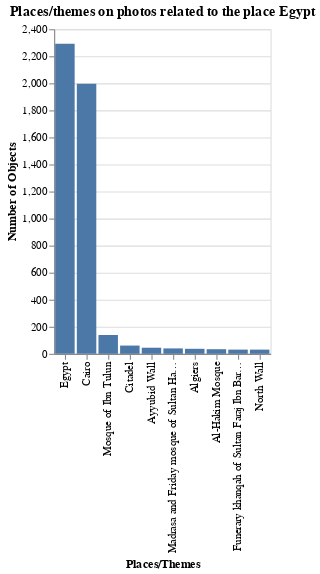

Notebook source saved alongside this figure:
### Code cell
#Case study V&A Museum: Search, Filter, Cluster
#Which photographic subjects are most represented in the V&A photo collection from Egypt?
#cluster_type=place

import requests
import pandas as pd
import altair as alt

req = requests.get('https://api.vam.ac.uk/v2/objects/clusters/search?cluster_type=place&id_technique=AAT54225&id_place=x29512&made_after_year=1840&made_before_year=1950')
object_data = req.json()
object_clusters = object_data["clusters"]
materials = object_clusters["place"]["terms"]

materials_df = pd.DataFrame(materials[0:10])
alt.Chart(materials_df, title="Places on photos related to the place Egypt").mark_bar().encode(
    x=alt.X('value', sort='-y', title='Places/Themes'),
    y=alt.Y('count', title='Number of Objects'))

### Figure 1 — Vega-Lite specification as saved in the notebook (floating-point values rounded to 4 significant figures)
{"config": {"view": {"continuousWidth": 400, "continuousHeight": 300}}, "data": {"name": "data-c82f11be952b96060062e2d2b2c2ee82"}, "mark": "bar", "encoding": {"x": {"field": "value", "sort": "-y", "title": "Places/Themes", "type": "nominal"}, "y": {"field": "count", "title": "Number of Objects", "type": "quantitative"}}, "title": "Places/themes on photos related to the place Egypt", "$schema": "https://vega.github.io/schema/vega-lite/v4.17.0.json", "datasets": {"data-c82f11be952b96060062e2d2b2c2ee82": [{"id": "x29512", "value": "Egypt", "count": 2293, "count_max_error": 0}, {"id": "x28776", "value": "Cairo", "count": 1996, "count_max_error": 0}, {"id": "x41729", "value": "Mosque of Ibn Tulun", "count": 139, "count_max_error": 0}, {"id": "x41607", "value": "Citadel", "count": 61, "count_max_error": 0}, {"id": "THES274105", "value": "Ayyubid Wall", "count": 45, "count_max_error": 0}, {"id": "x42480", "value": "Madrasa and Friday mosque of Sultan Hasan", "count": 40, "count_max_error": 0}, {"id": "x33011", "value": "Algiers", "count": 37, "count_max_error": 0}, {"id": "x41880", "value": "Al-Hakim Mosque", "count": 34, "count_max_error": 0}, {"id": "THES273882", "value": "Funerary khanqah of Sultan Faraj Ibn Barquq", "count": 31, "count_max_error": 0}, {"id": "THES274116", "value": "North Wall", "count": 31, "count_max_error": 0}]}}
